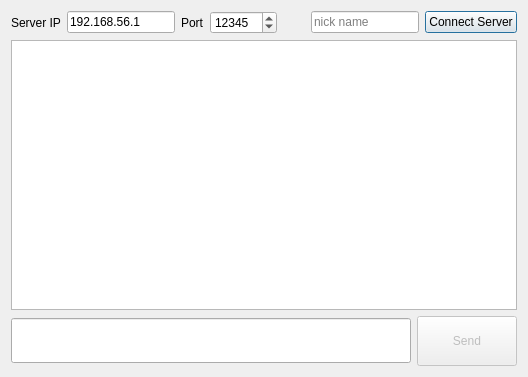
<?xml version="1.0" encoding="UTF-8"?>
<ui version="4.0">
 <class>Dialog</class>
 <widget class="QDialog" name="Dialog">
  <property name="geometry">
   <rect>
    <x>0</x>
    <y>0</y>
    <width>526</width>
    <height>377</height>
   </rect>
  </property>
  <property name="windowTitle">
   <string>Dialog</string>
  </property>
  <layout class="QGridLayout" name="gridLayout">
   <item row="0" column="0">
    <layout class="QHBoxLayout" name="horizontalLayout">
     <item>
      <widget class="QLabel" name="label">
       <property name="text">
        <string>Server IP</string>
       </property>
      </widget>
     </item>
     <item>
      <widget class="QLineEdit" name="server">
       <property name="text">
        <string>192.168.56.1</string>
       </property>
      </widget>
     </item>
     <item>
      <widget class="QLabel" name="label_2">
       <property name="text">
        <string>Port</string>
       </property>
      </widget>
     </item>
     <item>
      <widget class="QSpinBox" name="port">
       <property name="maximum">
        <number>999999</number>
       </property>
       <property name="value">
        <number>12345</number>
       </property>
      </widget>
     </item>
     <item>
      <spacer name="horizontalSpacer_2">
       <property name="orientation">
        <enum>Qt::Horizontal</enum>
       </property>
       <property name="sizeHint" stdset="0">
        <size>
         <width>18</width>
         <height>20</height>
        </size>
       </property>
      </spacer>
     </item>
     <item>
      <widget class="QLineEdit" name="nickname">
       <property name="text">
        <string/>
       </property>
       <property name="placeholderText">
        <string>nick name</string>
       </property>
      </widget>
     </item>
     <item>
      <widget class="QPushButton" name="btnConnecter">
       <property name="text">
        <string>Connect Server</string>
       </property>
      </widget>
     </item>
    </layout>
   </item>
   <item row="1" column="0">
    <widget class="QListWidget" name="chatLog"/>
   </item>
   <item row="2" column="0">
    <layout class="QHBoxLayout" name="horizontalLayout_2">
     <item>
      <widget class="QLineEdit" name="message">
       <property name="minimumSize">
        <size>
         <width>400</width>
         <height>45</height>
        </size>
       </property>
      </widget>
     </item>
     <item>
      <widget class="QPushButton" name="btnSend">
       <property name="enabled">
        <bool>false</bool>
       </property>
       <property name="minimumSize">
        <size>
         <width>100</width>
         <height>50</height>
        </size>
       </property>
       <property name="text">
        <string>Send</string>
       </property>
      </widget>
     </item>
    </layout>
   </item>
  </layout>
 </widget>
 <layoutdefault spacing="6" margin="11"/>
 <resources/>
 <connections>
  <connection>
   <sender>message</sender>
   <signal>returnPressed()</signal>
   <receiver>btnSend</receiver>
   <slot>click()</slot>
   <hints>
    <hint type="sourcelabel">
     <x>356</x>
     <y>331</y>
    </hint>
    <hint type="destinationlabel">
     <x>451</x>
     <y>334</y>
    </hint>
   </hints>
  </connection>
 </connections>
</ui>
